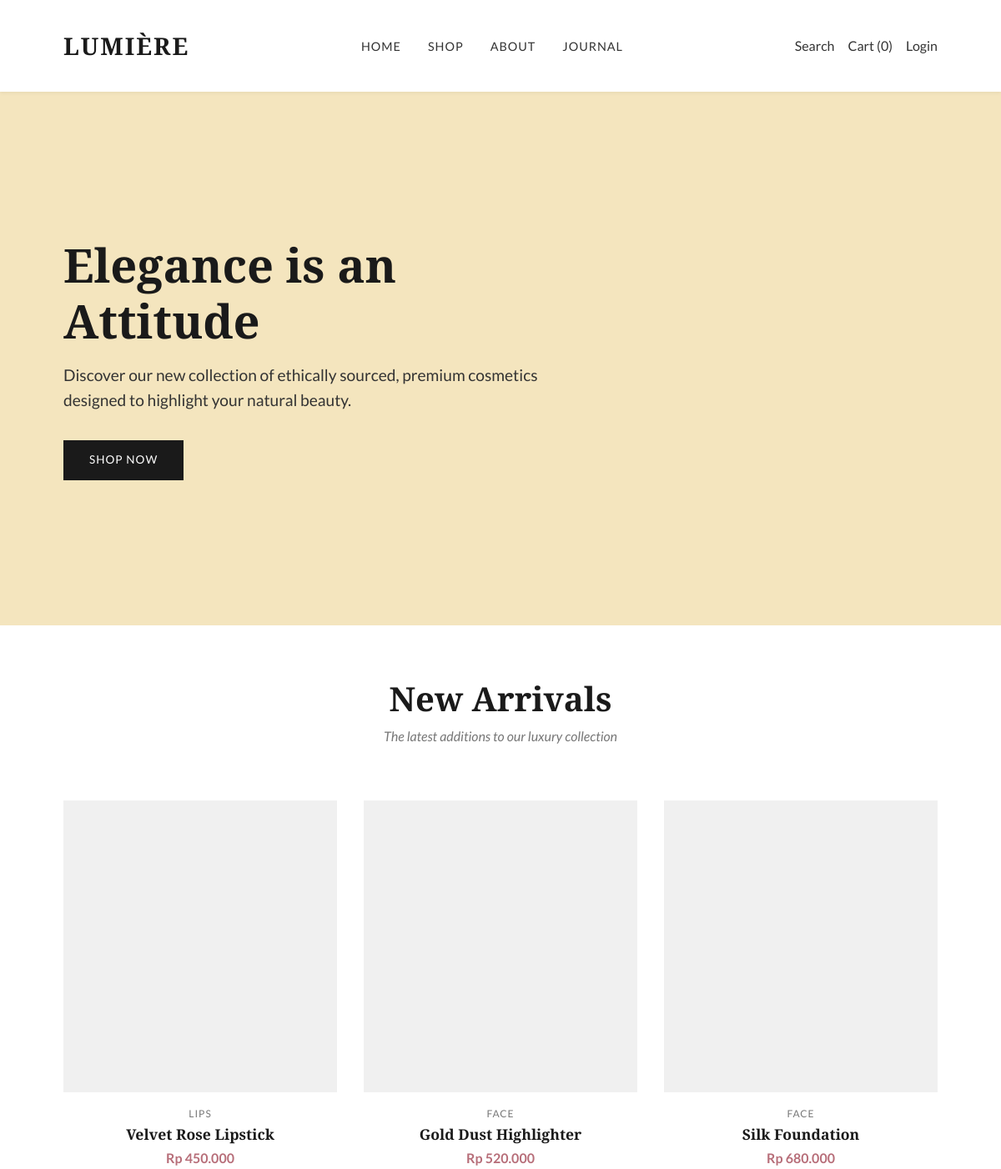
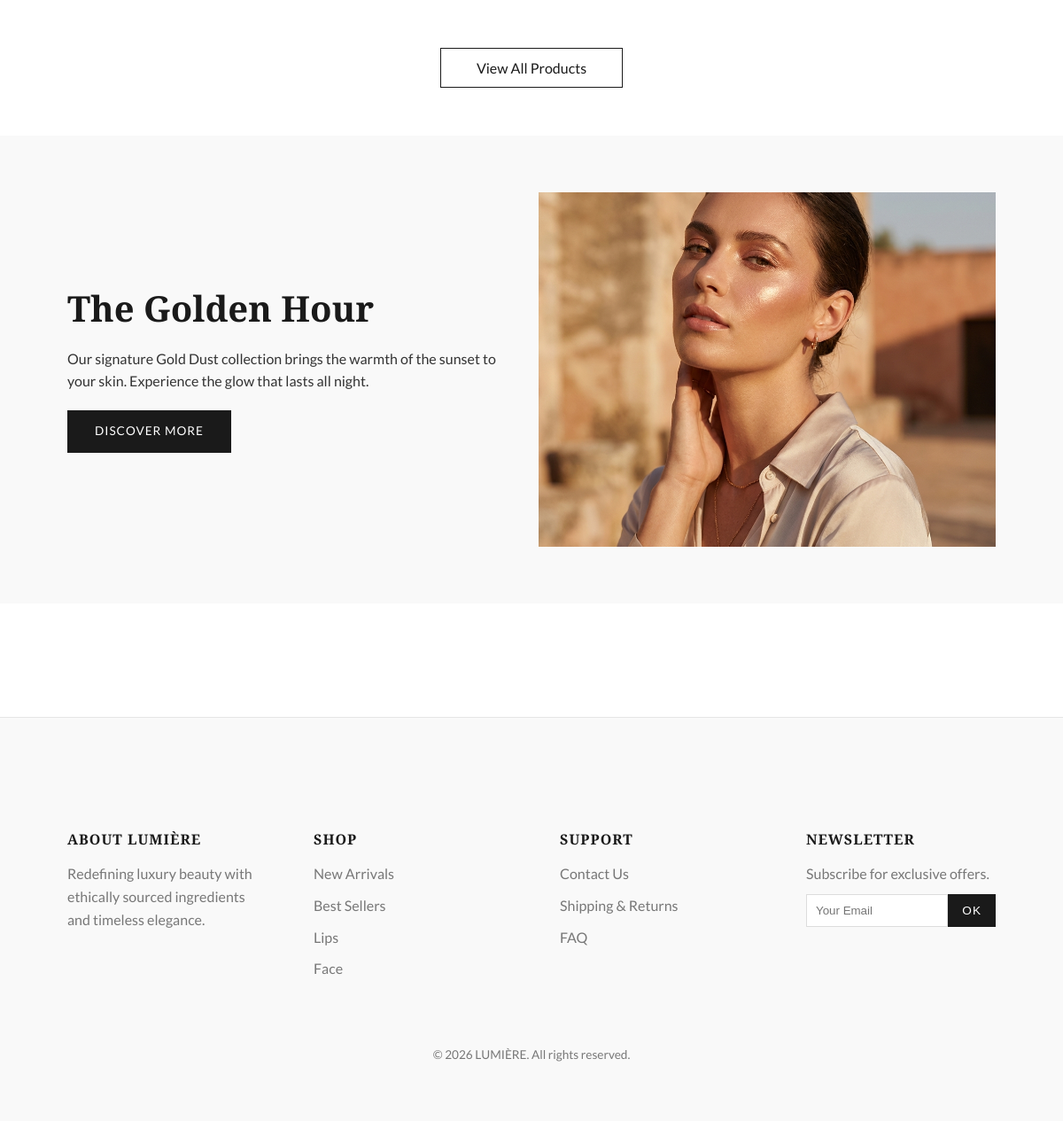
The page / on the database its author committed (2 pictures, top to bottom).
### tables this page shows
CREATE TABLE IF NOT EXISTS `products` (
  `id` int(11) NOT NULL AUTO_INCREMENT,
  `name` varchar(255) NOT NULL,
  `price` int(11) NOT NULL,
  `image` varchar(255) DEFAULT NULL,
  `category` varchar(50) DEFAULT NULL,
  `description` text,
  PRIMARY KEY (`id`)
);

### config/data.php (called while the page is built, shortened)
<?php
$site_name = "LUMIÈRE";
$host = 'localhost';
$dbname = 'lumiere_makeup';
$username = 'root';
$password = '';
try {
    $pdo = new PDO("mysql:host=$host;dbname=$dbname", $username, $password);
    $pdo->setAttribute(PDO::ATTR_ERRMODE, PDO::ERRMODE_EXCEPTION);
    $pdo->setAttribute(PDO::ATTR_DEFAULT_FETCH_MODE, PDO::FETCH_ASSOC);
} catch (PDOException $e) {
    die("Connection failed: " . $e->getMessage() . "<br>Please import database.sql into phpMyAdmin.");
}
function get_products() {
    global $pdo;
    $stmt = $pdo->query("SELECT * FROM products");
    return $stmt->fetchAll();
}
$products = get_products();
?>

### includes/auth_functions.php (called while the page is built, shortened)
<?php
function is_logged_in() {
    return isset($_SESSION['user_id']);
}
?>

### views/home.php (the view, shortened to what this page needs)
<section class="hero">
    <div class="container">
        <div class="hero-content">
            <h1>Elegance is an Attitude</h1>
            <p>Discover our new collection of ethically sourced, premium cosmetics designed to highlight your natural beauty.</p>
            <a href="index.php?page=shop" class="btn">Shop Now</a>
        </div>
    </div>
</section>
<section class="section-padding">
    <div class="container">
        <div class="section-title">
            <h2>New Arrivals</h2>
            <p>The latest additions to our luxury collection</p>
        </div>
        <div class="product-grid">
            <?php
            $featured_products = array_slice($products, 0, 3);
            foreach ($featured_products as $product):
            ?>
            <div class="product-card">
                <a href="index.php?page=product&id=<?php echo $product['id']; ?>">
                    <div class="product-image">
                    </div>
                </a>
                <div class="product-info">
                    <div class="product-category"><?php echo $product['category']; ?></div>
                    <h3 class="product-title">
                        <a href="index.php?page=product&id=<?php echo $product['id']; ?>"><?php echo $product['name']; ?></a>
                    </h3>
                    <div class="product-price">Rp <?php echo number_format($product['price'], 0, ',', '.'); ?></div>
                </div>
            </div>
            <?php endforeach; ?>
        </div>
        <div class="text-center" style="margin-top: var(--spacing-lg);">
            <a href="index.php?page=shop" class="btn-outline" style="padding: 12px 40px;">View All Products</a>
        </div>
    </div>
</section>
<section class="section-padding" style="background-color: var(--color-light);">
    <div class="container">
        <div class="flex items-center gap-4" style="flex-wrap: wrap;">
            <div style="flex: 1; min-width: 300px;">
                <h2 style="font-size: 2.5rem; margin-bottom: 20px;">The Golden Hour</h2>
                <p style="margin-bottom: 20px;">Our signature Gold Dust collection brings the warmth of the sunset to your skin. Experience the glow that lasts all night.</p>
                <a href="#" class="btn">Discover More</a>
            </div>
            <div style="flex: 1; min-width: 300px; height: 400px; overflow: hidden;">
                <img src="assets/images/lifestyle-gold.png" alt="Golden Hour Lifestyle" style="width: 100%; height: 100%; object-fit: cover;">
            </div>
        </div>
    </div>
</section>

### includes/header.php (shortened to what this page needs)
<!DOCTYPE html>
<html lang="en">
<head>
    <link rel="stylesheet" href="assets/css/style.css">
</head>
<body>
    <nav class="navbar">
        <div class="container">
            <a href="index.php" class="logo"><?php echo $site_name; ?></a>
            <div class="nav-links">
                <a href="index.php?page=home">Home</a>
                <a href="index.php?page=shop">Shop</a>
                <a href="#">About</a>
                <a href="#">Journal</a>
            </div>
            <div class="nav-icons">
                <a href="#">Search</a>
                <a href="index.php?page=cart">Cart (0)</a>
                <?php if(is_logged_in()): ?>
                    <span style="font-size: 0.9rem; margin-left: 10px;">Hi, <?php echo $_SESSION['user_name']; ?></span>
                    <?php if(is_admin()): ?>
                         <a href="admin/index.php" style="color: var(--color-secondary);">Dashboard</a>
                    <?php endif; ?>
                    <a href="index.php?page=logout">Logout</a>
                <?php else: ?>
                    <a href="index.php?page=login">Login</a>
                <?php endif; ?>
            </div>
        </div>
    </nav>

### index.php (shortened to what this page needs)
<?php
require_once 'config/data.php';
require_once 'includes/auth_functions.php';
$page = isset($_GET['page']) ? $_GET['page'] : 'home';
$routes = [
    'home' => 'views/home.php',
    'shop' => 'views/shop.php',
    'product' => 'views/product.php',
    'cart' => 'views/cart.php',
    'login' => 'views/login.php',
    'register' => 'views/register.php'
];
include 'includes/header.php';
if (array_key_exists($page, $routes)) {
    if (file_exists($routes[$page])) {
        include $routes[$page];
    } else {
        echo "<div style='text-align:center; padding: 50px;'><h2>404 - View Not Found</h2><p>The file implementation for <strong>$page</strong> is missing.</p></div>";
    }
} else {
    echo "<div style='text-align:center; padding: 50px;'><h2>404 - Page Not Found</h2></div>";
}
include 'includes/footer.php';
?>

### includes/footer.php (shortened to what this page needs)
    <footer class="site-footer">
        <div class="container">
            <div class="footer-content">
                <div class="footer-column">
                    <h4>About Lumière</h4>
                    <p style="color: var(--color-text-light);">Redefining luxury beauty with ethically sourced ingredients and timeless elegance.</p>
                </div>
                <div class="footer-column">
                    <h4>Shop</h4>
                    <ul>
                        <li><a href="#">New Arrivals</a></li>
                        <li><a href="#">Best Sellers</a></li>
                        <li><a href="#">Lips</a></li>
                        <li><a href="#">Face</a></li>
                    </ul>
                </div>
                <div class="footer-column">
                    <h4>Support</h4>
                    <ul>
                        <li><a href="#">Contact Us</a></li>
                        <li><a href="#">Shipping & Returns</a></li>
                        <li><a href="#">FAQ</a></li>
                    </ul>
                </div>
                <div class="footer-column">
                    <h4>Newsletter</h4>
                    <p style="color: var(--color-text-light); margin-bottom: 10px;">Subscribe for exclusive offers.</p>
                    <form action="#" style="display: flex;">
                        <input type="email" placeholder="Your Email" style="padding: 10px; border: 1px solid #ddd; width: 100%;">
                        <button type="button" class="btn" style="padding: 10px 15px;">OK</button>
                    </form>
                </div>
            </div>
            <div class="copyright">
                &copy; <?php echo date('Y'); ?> <?php echo $site_name; ?>. All rights reserved.
            </div>
        </div>
    </footer>
</body>
</html>

### assets/css/style.css (style rules this page uses)
.hero { background-color: var(--color-primary-light); min-height: 80vh; display: flex; align-items: center; position: relative; overflow: hidden; }
.hero-content { max-width: 600px; position: relative; z-index: 2; }
.hero h1 { font-size: 3.5rem; margin-bottom: var(--spacing-sm); color: var(--color-dark); }
.hero p { font-size: 1.2rem; color: var(--color-text); margin-bottom: var(--spacing-md); }
.section-title { text-align: center; margin-bottom: var(--spacing-lg); }
.section-title h2 { font-size: 2.5rem; margin-bottom: var(--spacing-xs); }
.section-title p { color: var(--color-text-light); font-style: italic; }
.product-grid { display: grid; grid-template-columns: repeat(auto-fill, minmax(280px, 1fr)); gap: var(--spacing-lg) var(--spacing-md); }

### assets/css/variables.css (style rules this page uses)
:root { --color-primary: #D4AF37; --color-primary-light: #F4E5BE; --color-secondary: #B76E79; --color-dark: #1A1A1A; --color-text: #333333; --color-text-light: #777777; --color-light: #F9F9F9; --color-white: #FFFFFF; --color-border: #E5E5E5; --font-heading: 'Playfair Display', serif; --font-body: 'Lato', sans-serif; --spacing-xs: 0.5rem; --spacing-sm: 1rem; --spacing-md: 2rem; --spacing-lg: 4rem; --spacing-xl: 8rem; --shadow-sm: 0 2px 4px rgba(0, 0, 0, 0.05); --shadow-md: 0 4px 12px rgba(0, 0, 0, 0.08); --shadow-lg: 0 10px 25px rgba(0, 0, 0, 0.1); --transition-fast: 0.2s ease; --transition-base: 0.3s ease; --transition-smooth: 0.5s cubic-bezier(0.4, 0, 0.2, 1); }
*, *::before, *::after { box-sizing: border-box; margin: 0; padding: 0; }
body { font-family: var(--font-body); background-color: var(--color-white); color: var(--color-text); line-height: 1.6; overflow-x: hidden; }
h1, h2, h3, h4, h5, h6 { font-family: var(--font-heading); color: var(--color-dark); font-weight: 700; line-height: 1.2; }
a { text-decoration: none; color: inherit; transition: var(--transition-fast); }
img { max-width: 100%; height: auto; display: block; }
ul { list-style: none; }
.container { width: 90%; max-width: 1200px; margin: 0 auto; padding: 0 var(--spacing-sm); }
.text-center { text-align: center; }
.flex { display: flex; }
.items-center { align-items: center; }
.gap-4 { gap: 1rem; }
.section-padding { padding: var(--spacing-lg) 0; }
.btn { display: inline-block; padding: 12px 30px; background-color: var(--color-dark); color: var(--color-white); text-transform: uppercase; letter-spacing: 1px; font-size: 0.85rem; border: 1px solid var(--color-dark); cursor: pointer; transition: var(--transition-base); }
.btn-outline { background-color: transparent; color: var(--color-dark); border: 1px solid var(--color-dark); }

### rows shown on the page
products: category "LIPS", name "Velvet Rose Lipstick", price "450.000"
products: category "FACE", name "Gold Dust Highlighter", price "520.000"
products: category "FACE", name "Silk Foundation", price "680.000"

### other values the page prints
$site_name "LUMIÈRE"
